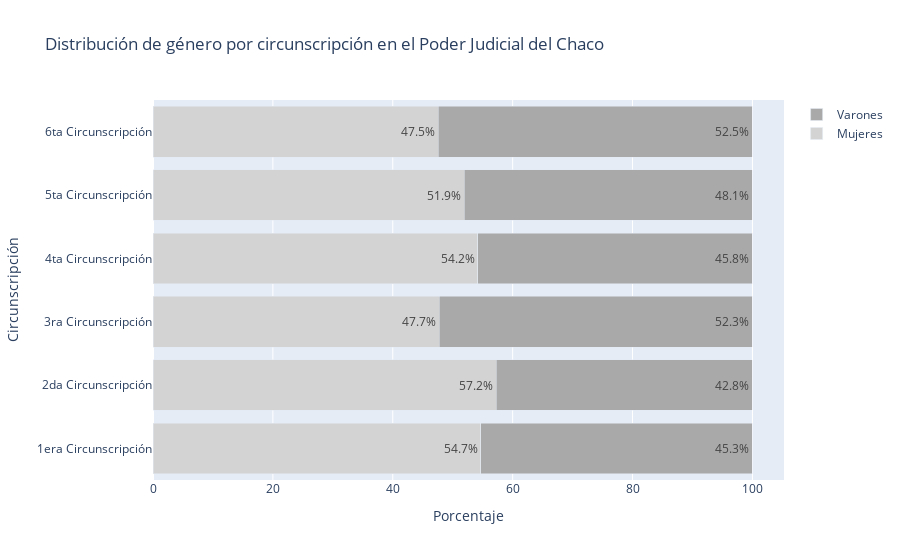

The notebook cell saved with this chart:
### Code cell
import plotly.graph_objects as go

# Agrupar por circunscripcion y género
agrupado = df_agentes.groupby(['circunscripcion', 'genero']).size().unstack().fillna(0)

# Datos
circunscripciones = agrupado.index
mujeres_values = agrupado['f'].values
varones_values = agrupado['m'].values

# Porcentajes
total_values = mujeres_values + varones_values
mujeres_pct = 100 * mujeres_values / total_values
varones_pct = 100 * varones_values / total_values

# Crear el gráfico de barras horizontales apiladas
fig = go.Figure()

# Agregar barras de Mujeres
fig.add_trace(go.Bar(
    y=circunscripciones,
    x=mujeres_pct,  # Aquí usamos los porcentajes directamente
    name='Mujeres',
    marker_color='#D3D3D3',
    text=[f"{val:.1f}%" for val in mujeres_pct],  # Porcentajes a mostrar
    textposition='auto',
    orientation='h'  # Barras horizontales
))

# Agregar barras de Varones
fig.add_trace(go.Bar(
    y=circunscripciones,
    x=varones_pct,  # Aquí usamos los porcentajes directamente
    name='Varones',
    marker_color='#A9A9A9',
    text=[f"{val:.1f}%" for val in varones_pct],  # Porcentajes a mostrar
    textposition='inside',
    orientation='h'  # Barras horizontales
))

# Configuración adicional
fig.update_layout(
    title_text='Distribución de género por circunscripción en el Poder Judicial del Chaco',
    yaxis_title='Circunscripción',
    xaxis_title='Porcentaje',
    barmode='stack'  # Modo de barras apiladas
)

# Mostrar el gráfico
fig.show()
# Guardar en diferentes formatos
base_ruta = "/home/pablo/web_scrap_genero_jusch/imagenes/Distribución_género_circunscripción_PJChaco_barh"
fig.write_image(base_ruta + ".jpeg")
fig.write_image(base_ruta + ".pdf")
fig.write_html(base_ruta + ".html")

### Figure 1 — Plotly figure (JSON) as saved in the notebook; plotly's stock layout.template omitted (floating-point values rounded to 4 significant figures)
{"data": [{"marker": {"color": "#D3D3D3"}, "name": "Mujeres", "orientation": "h", "text": ["54.7%", "57.2%", "47.7%", "54.2%", "51.9%", "47.5%"], "textposition": "auto", "type": "bar", "x": [54.67, 57.22, 47.71, 54.19, 51.94, 47.55], "y": ["1era Circunscripción", "2da Circunscripción", "3ra Circunscripción", "4ta Circunscripción", "5ta Circunscripción", "6ta Circunscripción"]}, {"marker": {"color": "#A9A9A9"}, "name": "Varones", "orientation": "h", "text": ["45.3%", "42.8%", "52.3%", "45.8%", "48.1%", "52.5%"], "textposition": "inside", "type": "bar", "x": [45.33, 42.78, 52.29, 45.81, 48.06, 52.45], "y": ["1era Circunscripción", "2da Circunscripción", "3ra Circunscripción", "4ta Circunscripción", "5ta Circunscripción", "6ta Circunscripción"]}], "layout": {"barmode": "stack", "title": {"text": "Distribución de género por circunscripción en el Poder Judicial del Chaco"}, "xaxis": {"title": {"text": "Porcentaje"}}, "yaxis": {"title": {"text": "Circunscripción"}}}}
